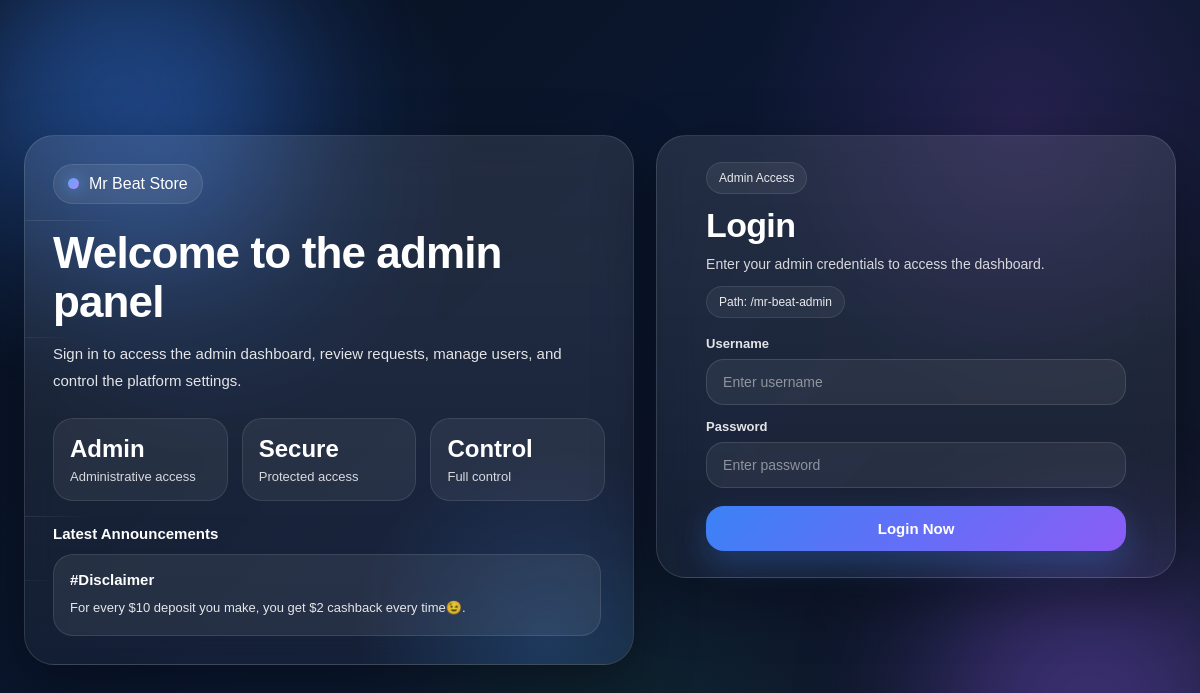
The page /login.php on the database its author committed.
### tables this page shows
CREATE TABLE `announcements` (
  `id` bigint(20) UNSIGNED NOT NULL,
  `title` varchar(190) NOT NULL,
  `body` text DEFAULT NULL,
  `is_active` tinyint(1) NOT NULL DEFAULT 1,
  `sort_order` int(11) NOT NULL DEFAULT 0,
  `created_at` timestamp NOT NULL DEFAULT current_timestamp()
);

CREATE TABLE `settings` (
  `k` varchar(100) NOT NULL,
  `v` text DEFAULT NULL,
  `updated_at` timestamp NOT NULL DEFAULT current_timestamp() ON UPDATE current_timestamp()
);

### bootstrap.php (called while the page is built, shortened)
<?php
$config = require __DIR__ . '/config.php';
function mr_config(string $key, $default = null) {
static $cfg = null;
if ($cfg === null) {
$cfg = require __DIR__ . '/config.php';
}
$parts = explode('.', $key);
$cur = $cfg;
foreach ($parts as $p) {
$cur = $cur[$p];
}
return $cur;
}
function mr_db(): PDO {
static $pdo = null;
if ($pdo instanceof PDO) {
return $pdo;
}
$dsn = 'mysql:host=' . mr_config('db.host')
. ';dbname=' . mr_config('db.name')
. ';charset=' . mr_config('db.charset');
$pdo = new PDO(
$dsn,
(string)mr_config('db.user'),
(string)mr_config('db.pass'),
[
PDO::ATTR_ERRMODE => PDO::ERRMODE_EXCEPTION,
PDO::ATTR_DEFAULT_FETCH_MODE => PDO::FETCH_ASSOC,
]
);
return $pdo;
}
function mr_setting(string $key, $default = null) {
static $cache = null;
if ($cache === null) {
$cache = [];
try {
$rows = mr_db()->query("SELECT k,v FROM settings")->fetchAll();
foreach ($rows as $r) {
$cache[$r['k']] = $r['v'];
}
} catch (Throwable $e) {
$cache = [];
}
}
return array_key_exists($key, $cache) ? $cache[$key] : $default;
}
function mr_site_name(): string {
return (string)mr_setting('site_name', 'Mr Beat Store');
}
function mr_lang(): string {
return (string)($_SESSION['lang'] ?? mr_setting('site_lang_default', 'en'));
}

### config.php (called while the page is built, shortened)
<?php
return [
'app' => [
'name' => 'Mr Beat Pay',
'base_url' => 'https://mrbeat.store',
'admin_path' => '/mr-beat-admin',
'timezone' => 'Africa/Cairo',
],
'db' => [
'host' => 'localhost',
'name' => 'mrbeat_store',
'user' => 'mrbeat_store',
'pass' => '01122936117Zzzz',
'charset' => 'utf8mb4',
],
'security' => [
'password_algo' => PASSWORD_DEFAULT,
'session_name' => 'MRBEATSESS',
],
];

### login.php (the view, shortened to what this page needs)
<?php
require __DIR__ . '/../app/bootstrap.php';
$is_ar = (mr_lang() === 'ar');
$announcements = [];
try {
$announcements = mr_db()->query("SELECT * FROM announcements WHERE is_active=1 ORDER BY sort_order ASC, id DESC LIMIT 10")->fetchAll();
} catch (Throwable $e) {
$announcements = [];
}
$site_name = htmlspecialchars(mr_site_name(), ENT_QUOTES, 'UTF-8');
$admin_path = htmlspecialchars((string)mr_config('app.admin_path'), ENT_QUOTES, 'UTF-8');
?>
<!doctype html>
<html lang="<?php echo $is_ar ? 'ar' : 'en'; ?>" dir="<?php echo $is_ar ? 'rtl' : 'ltr'; ?>">
<head>
</head>
<body>
<div class="pageWrap">
<div class="heroPanel">
<div class="floatingLines">
<span></span>
<span></span>
<span></span>
<span></span>
</div>
<div class="brandBadge">
<span class="brandDot"></span>
<span><?php echo $site_name; ?></span>
</div>
<div class="heroContent">
<h1 class="heroTitle">
<?php echo $is_ar ? 'مرحبًا بك في لوحة الإدارة' : 'Welcome to the admin panel'; ?>
</h1>
<div class="heroText">
<?php
echo $is_ar
? 'سجّل الدخول للوصول إلى لوحة الإدارة، متابعة الطلبات، إدارة المستخدمين، والتحكم الكامل في إعدادات المنصة.'
: 'Sign in to access the admin dashboard, review requests, manage users, and control the platform settings.';
?>
</div>
<div class="heroStats">
<div class="statBox">
<div class="statNum">Admin</div>
<div class="statLabel"><?php echo $is_ar ? 'وصول إداري' : 'Administrative access'; ?></div>
</div>
<div class="statBox">
<div class="statNum">Secure</div>
<div class="statLabel"><?php echo $is_ar ? 'دخول محمي' : 'Protected access'; ?></div>
</div>
<div class="statBox">
<div class="statNum">Control</div>
<div class="statLabel"><?php echo $is_ar ? 'تحكم كامل' : 'Full control'; ?></div>
</div>
</div>
</div>
<div class="announceWrap">
<div class="announceTitle">
<?php echo $is_ar ? 'آخر الإعلانات' : 'Latest Announcements'; ?>
</div>
<div class="announceList">
<?php if (!$announcements): ?>
<div class="announceItem">
<div class="announceHead"><?php echo $is_ar ? 'لا توجد إعلانات حالياً' : 'No announcements right now'; ?></div>
<div class="announceBody">
<?php echo $is_ar ? 'عند إضافة أي إعلان من لوحة الأدمن سيظهر هنا تلقائيًا.' : 'Any active announcement added by admin will appear here automatically.'; ?>
</div>
</div>
<?php else: ?>
<?php foreach ($announcements as $a): ?>
<div class="announceItem">
<div class="announceHead"><?php echo htmlspecialchars($a['title'] ?? '', ENT_QUOTES, 'UTF-8'); ?></div>
<div class="announceBody"><?php echo htmlspecialchars($a['body'] ?? '', ENT_QUOTES, 'UTF-8'); ?></div>
</div>
<?php endforeach; ?>
<?php endif; ?>
</div>
</div>
</div>
<div class="loginPanel">
<div class="loginCard">
<div class="loginTop">
<div class="kicker"><?php echo $is_ar ? 'دخول الإدارة' : 'Admin Access'; ?></div>
<h2 class="loginTitle"><?php echo $is_ar ? 'تسجيل الدخول' : 'Login'; ?></h2>
<div class="loginSub">
<?php echo $is_ar ? 'اكتب بيانات الإدارة للوصول إلى لوحة التحكم.' : 'Enter your admin credentials to access the dashboard.'; ?></div>
<div class="pathBadge"><?php echo $is_ar ? 'المسار' : 'Path'; ?>: <?php echo $admin_path; ?></div>
</div>
<form method="post">
<div class="formGroup">
<label class="inputLabel"><?php echo $is_ar ? 'اسم المستخدم' : 'Username'; ?></label>
<div class="inputWrap">
<input name="username" placeholder="<?php echo $is_ar ? 'اكتب اسم المستخدم' : 'Enter username'; ?>" autocomplete="username" required>
</div>
</div>
<div class="formGroup">
<label class="inputLabel"><?php echo $is_ar ? 'كلمة المرور' : 'Password'; ?></label>
<div class="inputWrap">
<input name="password" placeholder="<?php echo $is_ar ? 'اكتب كلمة المرور' : 'Enter password'; ?>" type="password" autocomplete="current-password" required>
</div>
</div>
<button type="submit" class="loginBtn"><?php echo $is_ar ? 'دخول الآن' : 'Login Now'; ?></button>
</form>
</div>
</div>
</div>
</body>
</html>

### rows shown on the page
announcements: title "#Disclaimer", body "For every $10 deposit you make, you get $2 cashback every time😉."

### other values the page prints
$site_name "Mr Beat Store"
$admin_path "/mr-beat-admin"
